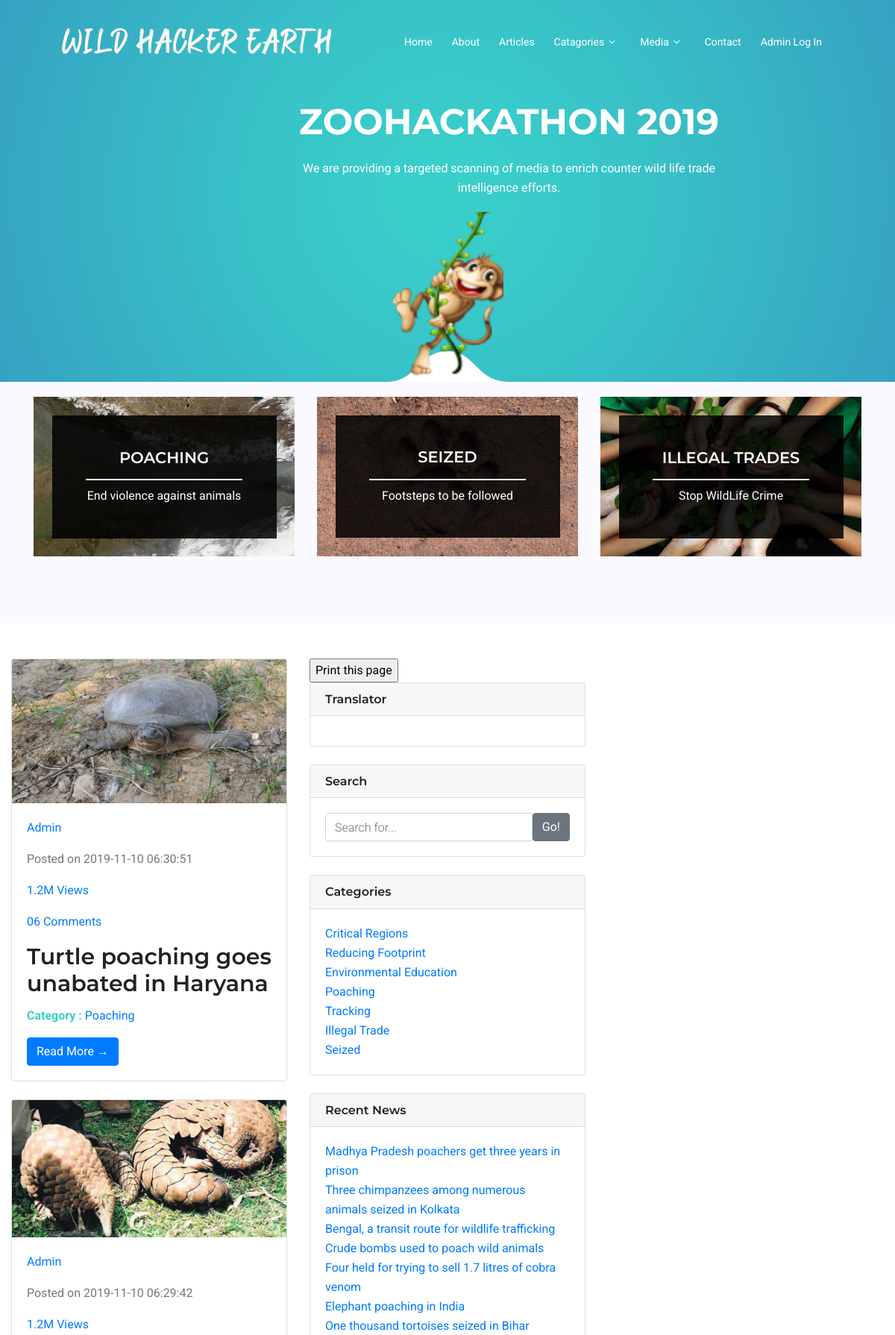
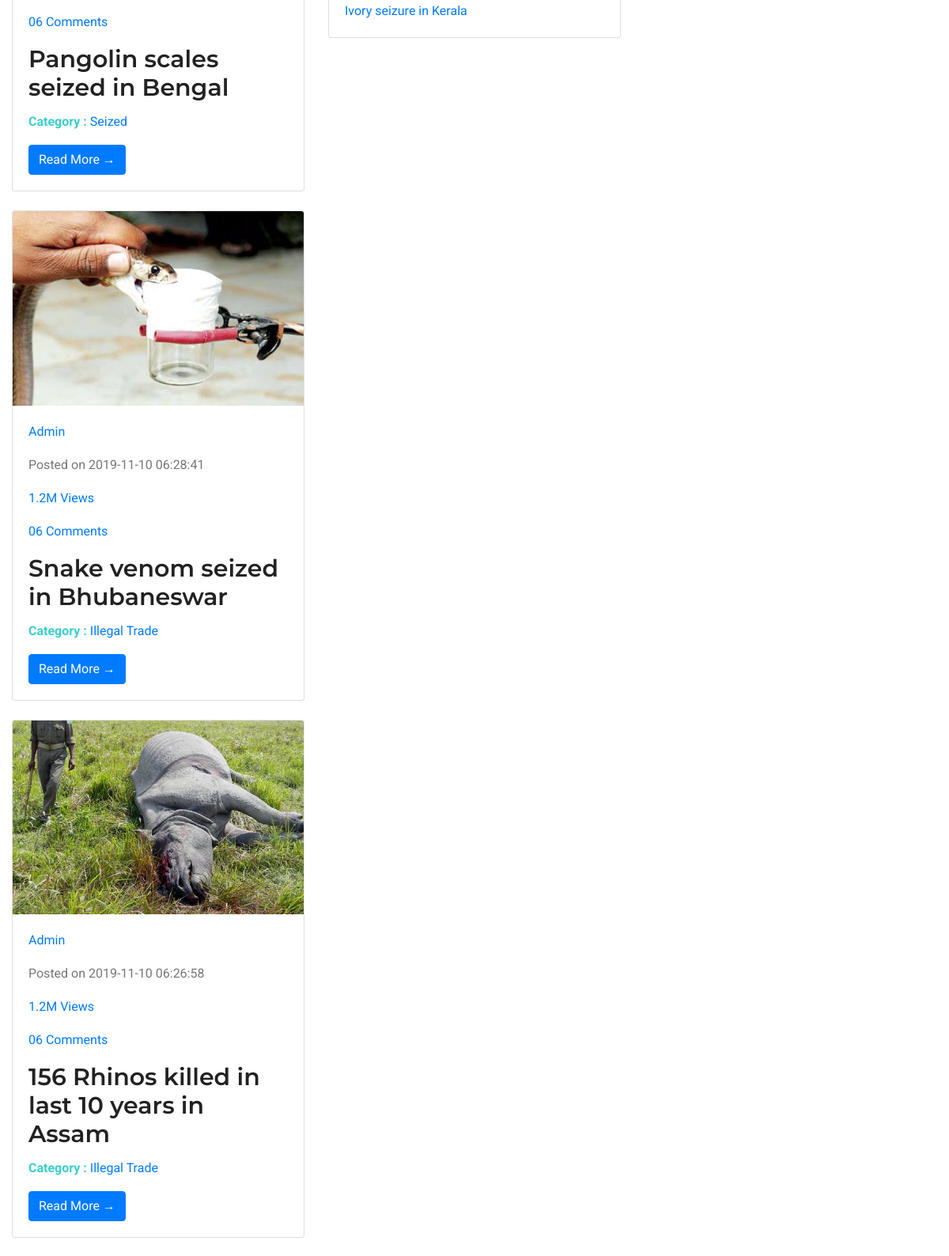
The page / (upper part) on the database its author committed (2 pictures, top to bottom).
### tables this page shows
CREATE TABLE `tblposts` (
  `id` int(11) NOT NULL,
  `PostTitle` longtext,
  `CategoryId` int(11) DEFAULT NULL,
  `SubCategoryId` int(11) DEFAULT NULL,
  `PostDetails` longtext,
  `PostingDate` timestamp NULL DEFAULT CURRENT_TIMESTAMP,
  `UpdationDate` timestamp NULL DEFAULT NULL ON UPDATE CURRENT_TIMESTAMP,
  `Is_Active` int(1) DEFAULT NULL,
  `PostUrl` mediumtext,
  `PostImage` varchar(255) DEFAULT NULL
);

CREATE TABLE `tblcategory` (
  `id` int(11) NOT NULL,
  `CategoryName` varchar(200) DEFAULT NULL,
  `Description` mediumtext,
  `PostingDate` timestamp NULL DEFAULT CURRENT_TIMESTAMP,
  `UpdationDate` timestamp NULL DEFAULT '0000-00-00 00:00:00' ON UPDATE CURRENT_TIMESTAMP,
  `Is_Active` int(1) DEFAULT NULL
);

### index.php (the view, shortened to what this page needs)
<?php
include('includes/config.php');
    ?><!DOCTYPE html>
<html lang="zxx" class="no-js">
<head>
	<link rel="stylesheet" href="https://cdn.jsdelivr.net/themify-icons/0.1.2/css/themify-icons.css">
	<link rel="stylesheet" href="css/linearicons.css">
	<link rel="stylesheet" href="css/font-awesome.min.css">
	<link rel="stylesheet" href="css/bootstrap.css">
	<link rel="stylesheet" href="css/magnific-popup.css">
	<link rel="stylesheet" href="css/nice-select.css">
	<link rel="stylesheet" href="css/animate.min.css">
	<link rel="stylesheet" href="css/owl.carousel.css">
	<link rel="stylesheet" href="css/main.css">
</head>
<div>
	<header id="header">
		<div class="container">
			<div class="row align-items-center justify-content-between d-flex">
				<div id="logo">
					<a href="index.php"><img src="img/Logo1.png" alt="" title="" /></a>
				</div>
				<nav id="nav-menu-container">
					<ul class="nav-menu">
						<li><a href="index.php">Home</a></li>
						<li><a href="">About</a></li>
						<li><a href="postsearch.php">Articles</a></li>
						<li class="menu-has-children"><a href="">Catagories</a>
						</li>
						<li class="menu-has-children "><a href="">Media</a>
						</li>
						<li><a href="contact-us.php">Contact</a></li>
						<li><a href="admin/">Admin Log In</a></li>
					</ul>
				</nav>
			</div>
		</div>
	</header>
	<section class="banner-area relative">
		<div class="container-fluid">
			<div class="row">
				<div class="row d-flex align-items-center justify-content-center">
					<div class="image">
						<div class="about-content col-lg-12" style="margin-left:250px">
							<h1 class="text-white" >
								ZOOHACKATHON 2019
							</h1>
							<p>We are providing a targeted scanning of media to enrich counter wild life trade intelligence efforts.</p>
					</div>
					</div>
				</div>
			</div>
		</div>
		<div class="rocket-img">
			<img src="img/monkey.png" alt="" style="height:250px;width:150px">
		</div>
	</section>
	<section class="top-category-widget-area pt-90 pb-90 " style="padding-top:20px">
		<div class="container">
			<div class="row">
				<div class="col-lg-4">
					<div class="single-cat-widget">
						<div class="content relative">
							<div class="overlay overlay-bg"></div>
							<a href="category.php?catid=11" target="_blank">
								<div class="thumb">
									<img class="content-image img-fluid d-block mx-auto" src="img/blog/region.jpg" alt="">
								</div>
								<div class="content-details">
									<h4 class="content-title mx-auto text-uppercase">Poaching</h4>
									<span></span>
									<p>End violence against animals</p>
								</div>
							</a>
						</div>
					</div>
				</div>
				<div class="col-lg-4">
					<div class="single-cat-widget">
						<div class="content relative">
							<div class="overlay overlay-bg"></div>
							<a href="category.php?catid=14" target="_blank">
								<div class="thumb">
									<img class="content-image img-fluid d-block mx-auto" src="img/blog/foot.jpg" alt="">
								</div>
								<div class="content-details">
									<h4 class="content-title mx-auto text-uppercase">Seized</h4>
									<span></span>
									<p>Footsteps to be followed</p>
								</div>
							</a>
						</div>
					</div>
				</div>
				<div class="col-lg-4">
					<div class="single-cat-widget">
						<div class="content relative">
							<div class="overlay overlay-bg"></div>
							<a href="category.php?catid=13" target="_blank">
								<div class="thumb">
									<img class="content-image img-fluid d-block mx-auto" src="img/blog/evs.jpg" alt="">
								</div>
								<div class="content-details">
									<h4 class="content-title mx-auto text-uppercase">Illegal Trades</h4>
									<span></span>
									<p>Stop WildLife Crime</p>
								</div>
							</a>
						</div>
					</div>
				</div>
			</div>
		</div>
	</section>
    <div>
        <div class="container-fluid">
            <div class="row" style="margin-top: 4%">
                <div class="col-md-8 col-lg-4">
	<?php
     if (isset($_GET['pageno'])) {
            $pageno = $_GET['pageno'];
        } else {
            $pageno = 1;
        }
        $no_of_records_per_page = 8;
        $offset = ($pageno-1) * $no_of_records_per_page;
$query=mysqli_query($con,"select tblposts.id as pid,tblposts.PostTitle as posttitle,tblposts.PostImage,tblcategory.CategoryName as category,tblcategory.id as cid,tblsubcategory.Subcategory as subcategory,tblposts.PostDetails as postdetails,tblposts.PostingDate as postingdate,tblposts.PostUrl as url from tblposts left join tblcategory on tblcategory.id=tblposts.CategoryId left join  tblsubcategory on  tblsubcategory.SubCategoryId=tblposts.SubCategoryId where tblposts.Is_Active=1 order by tblposts.id desc  LIMIT $offset, $no_of_records_per_page");
while ($row=mysqli_fetch_array($query)) {
?>
                    <div class="card mb-4 card1">
                        <img class="card-img-top" src="admin/postimages/<?php echo htmlentities($row['PostImage']);?>" alt="<?php echo htmlentities($row['posttitle']);?>">
                    <div class="card-body">
                        <p ><a href="#">Admin</a> <span class="lnr lnr-user"></span></p>
                        <p ><a> Posted on <?php echo htmlentities($row['postingdate']);?></a> <span class="lnr lnr-calendar-full"></span></p>
                        <p ><a href="#">1.2M Views</a> <span class="lnr lnr-eye"></span></p>
                        <p ><a href="#">06 Comments</a> <span class="lnr lnr-bubble"></span></p>
                        <h2 class="card-title"><?php echo htmlentities($row['posttitle']);?></h2>
                        <p><b>Category : </b> <a href="category.php?catid=<?php echo htmlentities($row['cid'])?>"><?php echo htmlentities($row['category']);?></a> </p>
                        <a href="news-details.php?nid=<?php echo htmlentities($row['pid'])?>" class="btn btn-primary">Read More &rarr;</a>
                        </div>
                </div>
            <?php } ?>
        </div>
      <?php include('includes/sidebar.php');?>
      </div>
    </div>
</div>
</html>

### includes/sidebar.php (shortened to what this page needs)
<div class="col-md-4 col-lg-4">
<input type="button" value="Print this page" onclick="printPage()" />
    <div class="card mb-4">
            <h5 class="card-header">Translator</h5>
            <div class="card-body">
              <?php include('includes/translator.php');?>
          </div>
        </div>
          <div class="card mb-4">
            <h5 class="card-header">Search</h5>
                    <div class="card-body">
                           <form name="search" action="search.php" method="post">
                                <div class="input-group">
                                    <input type="text" name="searchtitle" class="form-control" placeholder="Search for..." required>
                                        <span class="input-group-btn">
                                            <button class="btn btn-secondary" type="submit">Go!</button>
                                        </span>
                               </div>
                            </form>
                    </div>
            </div>
          <div class="card my-4">
            <h5 class="card-header">Categories</h5>
            <div class="card-body">
                  <ul class="list-unstyled mb-0">
                        <?php $query=mysqli_query($con,"select id,CategoryName from tblcategory");
                            while($row=mysqli_fetch_array($query))
                                {
                        ?>
                    <li>
                      <a href="category.php?catid=<?php echo htmlentities($row['id'])?>"><?php echo htmlentities($row['CategoryName']);?></a>
                    </li>
                        <?php } ?>
                  </ul>
            </div>
          </div>
          <div class="card my-4">
            <h5 class="card-header">Recent News</h5>
            <div class="card-body">
                      <ul class="mb-0">
<?php
$query=mysqli_query($con,"select tblposts.id as pid,tblposts.PostTitle as posttitle from tblposts left join tblcategory on tblcategory.id=tblposts.CategoryId left join  tblsubcategory on  tblsubcategory.SubCategoryId=tblposts.SubCategoryId limit 8");
while ($row=mysqli_fetch_array($query)) {
?>
  <li>
                      <a href="news-details.php?nid=<?php echo htmlentities($row['pid'])?>"><?php echo htmlentities($row['posttitle']);?></a>
                    </li>
            <?php } ?>
          </ul>
            </div>
          </div>
 </div>

### css/main.css (style rules this page uses)
body { color: #777777; font-family: "Roboto", sans-serif; font-size: 16px; font-weight: 400; line-height: 1.625em; position: relative; }
ol, ul { margin: 0; padding: 0; list-style: none; }
a { -webkit-transition: all 0.3s ease 0s; -moz-transition: all 0.3s ease 0s; -o-transition: all 0.3s ease 0s; transition: all 0.3s ease 0s; }
a, a:focus, a:hover { text-decoration: none; outline: 0; }
h1, h2, h3, h4, h5, h6 { font-family: "Montserrat", sans-serif; color: #222222; line-height: 1.2em !important; margin-bottom: 0; margin-top: 0; font-weight: 600; }
h1, .h1 { font-size: 36px; }
h2, .h2 { font-size: 30px; }
h4, .h4 { font-size: 18px; }
h5, .h5 { font-size: 16px; }
.mb-0 { margin-bottom: 0px; }
.pt-90 { padding-top: 90px; }
.pb-90 { padding-bottom: 90px; }
.text-white { color: #fff; }
.relative { position: relative; }
.overlay { position: absolute; left: 0; right: 0; top: 0; bottom: 0; }
b, sup, sub, u, del { color: #39cfca; }
h1 { font-size: 42px; }
h2 { font-size: 30px; }
h4 { font-size: 21px; }
h5 { font-size: 16px; }
h1, h2, h3, h4, h5, h6 { line-height: 1.5em; }
#header { padding: 20px 0; position: fixed; left: 0; top: 0; right: 0; transition: all 0.5s; z-index: 997; }
#header #logo img { padding: 0; margin: 0; }
.nav-menu, .nav-menu * { margin: 0; padding: 0; list-style: none; }
.nav-menu li { position: relative; white-space: nowrap; }
.nav-menu > li { float: left; }
.sf-arrows .sf-with-ul { padding-right: 30px; }
.sf-arrows .sf-with-ul:after { content: "\f107"; position: absolute; right: 15px; font-family: FontAwesome; font-style: normal; font-weight: normal; }
#nav-menu-container { margin: 0; }
@media (min-width: 1024px) { #nav-menu-container { padding-right: 60px; } }
.nav-menu a { padding: 0 8px 0px 8px; text-decoration: none; display: inline-block; color: #fff; font-size: 14px; text-transform: capitalize; outline: none; }
.nav-menu > li { margin-left: 10px; }
#mobile-nav { position: fixed; top: 0; padding-top: 18px; bottom: 0; z-index: 998; background: rgba(0, 0, 0, 0.8); left: -260px; width: 260px; overflow-y: auto; transition: 0.4s; }
#mobile-nav ul { padding: 0; margin: 0; list-style: none; }
#mobile-nav ul li { position: relative; }
#mobile-nav ul li a { color: #fff; font-size: 13px; text-transform: uppercase; overflow: hidden; padding: 10px 22px 10px 15px; position: relative; text-decoration: none; width: 100%; display: block; outline: none; font-weight: 700; }
.rocket-img { position: absolute; bottom: -22px; left: 50%; -webkit-transform: translate(-50%); -moz-transform: translate(-50%); -ms-transform: translate(-50%); -o-transform: translate(-50%); transform: translate(-50%); }
.banner-area { background: url(../img/banner-bg.png) no-repeat top center; background-size: cover; min-height: 512px; }
.about-content { margin-top: 135px; margin-bottom: 112px; text-align: center; color: #fff; position: relative; }
.about-content h1 { font-size: 48px; font-weight: 700; margin-bottom: 20px; }
.about-content p { color: #fff; max-width: 615px; margin: 0 auto; margin-bottom: 40px; }
.top-category-widget-area { background-color: #f9f9ff; }
.top-category-widget-area .single-cat-widget { position: relative; text-align: center; }
.top-category-widget-area .single-cat-widget .overlay-bg { background: rgba(0, 0, 0, 0.85); margin: 7%; -webkit-transition: all 0.3s ease 0s; -moz-transition: all 0.3s ease 0s; -o-transition: all 0.3s ease 0s; transition: all 0.3s ease 0s; }
.top-category-widget-area .single-cat-widget img { width: 100%; }
.top-category-widget-area .single-cat-widget .content-details { top: 32%; left: 0; right: 0; margin-left: auto; margin-right: auto; color: #fff; bottom: 0px; position: absolute; }
.top-category-widget-area .single-cat-widget .content-details h4 { color: #fff; }
.top-category-widget-area .single-cat-widget .content-details span { display: inline-block; background: #fff; width: 60%; height: 1%; }

### index.php (style rules this page uses)
.image { height: 400px; }

### rows shown on the page
tblposts: PostImage (picture), PostingDate "2019-11-10 06:30:51", PostTitle "Turtle poaching goes unabated in Haryana", CategoryId.CategoryName "Poaching"
tblposts: PostImage (picture), PostingDate "2019-11-10 06:29:42", PostTitle "Pangolin scales seized in Bengal", CategoryId.CategoryName "Seized"
tblposts: PostImage (picture), PostingDate "2019-11-10 06:28:41", PostTitle "Snake venom seized in Bhubaneswar", CategoryId.CategoryName "Illegal Trade"
tblposts: PostImage (picture), PostingDate "2019-11-10 06:26:58", PostTitle "156 Rhinos killed in last 10 years in Assam", CategoryId.CategoryName "Illegal Trade"
tblcategory: CategoryName "Critical Regions"
tblcategory: CategoryName "Reducing Footprint"
tblcategory: CategoryName "Environmental Education"
tblcategory: CategoryName "Poaching"
tblcategory: CategoryName "Tracking"
tblcategory: CategoryName "Illegal Trade"
tblcategory: CategoryName "Seized"
tblposts: PostTitle "Madhya Pradesh poachers get three years in prison"
tblposts: PostTitle "Three chimpanzees among numerous animals seized in Kolkata"
tblposts: PostTitle "Bengal, a transit route for wildlife trafficking"
tblposts: PostTitle "Crude bombs used to poach wild animals"
tblposts: PostTitle "Four held for trying to sell 1.7 litres of cobra venom"
tblposts: PostTitle "Elephant poaching in India"
tblposts: PostTitle "One thousand tortoises seized in Bihar"
tblposts: PostTitle "Ivory seizure in Kerala"
